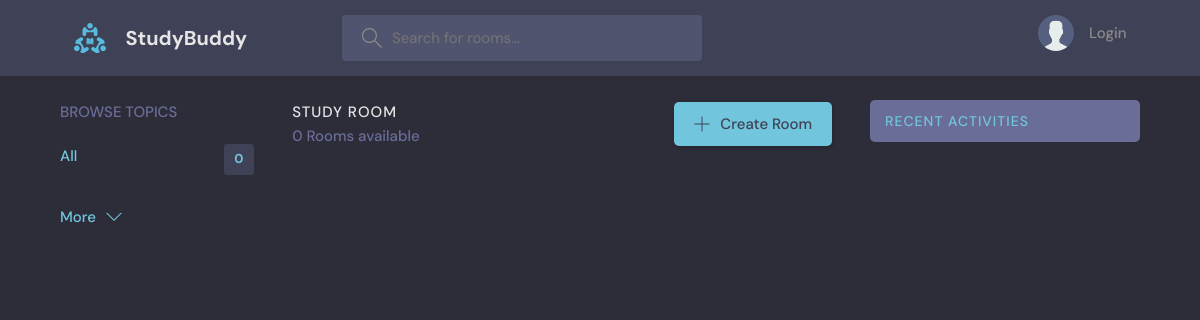
The app's page /, older data.
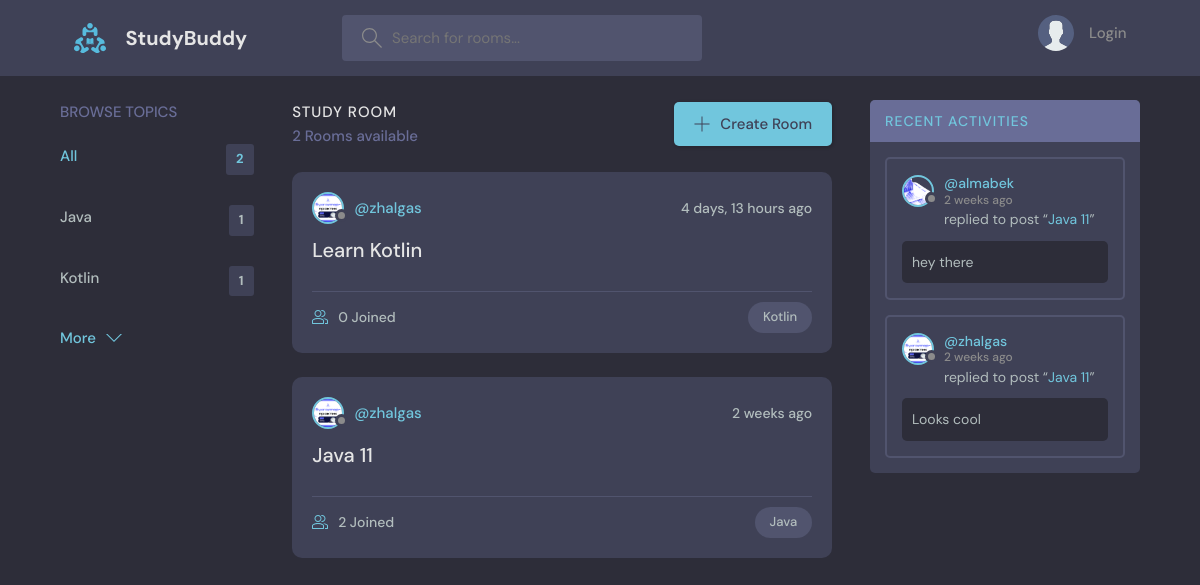
The same page, newer data.
### baseapp/models.py (models this page shows, shortened)
class Topic(models.Model):
    name = models.CharField(max_length = 200)
    approved = models.BooleanField(default = False)

class Room(models.Model):
    host = models.ForeignKey(User, on_delete = SET_NULL, null = True)
    topic = models.ForeignKey(Topic, on_delete = models.SET_NULL, null = True)
    name = models.CharField(max_length = 200)
    description = models.TextField(null = True, blank = True)
    participants = models.ManyToManyField(User, related_name = 'participants', blank = True)
    updated = models.DateTimeField(auto_now = True)
    created = models.DateTimeField(auto_now_add = True)
    approved = models.BooleanField(default = False)
    class Meta:
        ordering = ['-updated', '-created']
    def __str__(self):
        return self.name

class User(AbstractUser):
    name = models.CharField(null = True, max_length = 255)
    email = models.EmailField(null = True, unique = True)
    bio = models.TextField(null = True)
    avatar = models.ImageField(null = True, default = "avatar.svg")
    USERNAME_FIELD = 'email'
    REQUIRED_FIELDS = []

class Message(models.Model):
    user = models.ForeignKey(User, on_delete = models.CASCADE)
    room = models.ForeignKey(Room, on_delete = models.CASCADE)
    body = models.TextField()
    updated = models.DateTimeField(auto_now = True)
    created = models.DateTimeField(auto_now_add = True)
    class Meta:
        ordering = ['-updated', '-created']

### baseapp/views.py (the view)
# urls.py: path('', views.home, name = 'home'),
def home(request):
    q = request.GET.get('q', '')
    rooms = Room.objects.filter(
        (
            Q(topic__name__icontains = q) |
            Q(name__icontains = q) |
            Q(description__icontains = q)
        ) &
        Q(approved = True) &
        Q(topic__approved = True)
    )
    topics = Topic.objects.filter(approved = True)[0:5]
    room_count = rooms.count()
    room_messages = Message.objects.all().filter(
        (
            Q(room__topic__name__icontains = q) |
            Q(room__description__icontains = q) |
            Q(room__name__icontains = q)
        ) &
        Q(room__approved = True) &
        Q(room__topic__approved = True)
    )
    context = {'rooms': rooms, 'topics': topics, 'room_count': room_count, 'room_messages': room_messages}
    return render(request, 'baseapp/home.html', context)

### baseapp/templates/baseapp/home.html (shortened to what this page needs)
{% extends 'main.html' %}
{% block content %}
    <main class="layout layout--3">
      <div class="container">
        {% include 'baseapp/topics_component.html' %}
        <div class="roomList">
          <div class="roomList__header">
            <div>
              <h2>Study Room</h2>
              <p>{{ room_count }} Rooms available</p>
            </div>
            <a class="btn btn--main" href="{% url 'create-room' %}">
              <svg version="1.1" xmlns="http://www.w3.org/2000/svg" width="32" height="32" viewBox="0 0 32 32">
                <title>add</title>
                <path
                  d="M16.943 0.943h-1.885v14.115h-14.115v1.885h14.115v14.115h1.885v-14.115h14.115v-1.885h-14.115v-14.115z"
                ></path>
              </svg>
              Create Room
            </a>
          </div>
            {% include 'baseapp/feeds_component.html' %}
        </div>
        {% include 'baseapp/activity_component.html' %}
      </div>
    </main>
{% endblock content %}

### baseapp/templates/baseapp/topics_component.html
<div class="topics">
  <div class="topics__header">
    <h2>Browse Topics</h2>
  </div>
  <ul class="topics__list">
    <li>
      <a href="{% url 'home' %}" class="active">All <span>{{ topics.count }}</span></a>
    </li>
      {% for topic in topics %}
    <li>
      <a href="{% url 'home' %}?q={{ topic.name }}">{{ topic.name }} <span>{{ topic.room_set.all.count }}</span></a>
    </li>
{% endfor %}
  </ul>
  <a class="btn btn--link" href="{% url 'topics' %}">
    More
    <svg version="1.1" xmlns="http://www.w3.org/2000/svg" width="32" height="32" viewBox="0 0 32 32">
      <title>chevron-down</title>
      <path d="M16 21l-13-13h-3l16 16 16-16h-3l-13 13z"></path>
    </svg>
  </a>
</div>

### baseapp/templates/baseapp/feeds_component.html (shortened to what this page needs)
{%  for room in rooms %}
<div class="roomListRoom">
    <div class="roomListRoom__header">
      <a href="{% url 'user-profile' room.host.id %}" class="roomListRoom__author">
        <div class="avatar avatar--small">
          <img src="{{ room.host.avatar.url }}" />
        </div>
        <span>@{{ room.host.username }}</span>
      </a>
      <div class="roomListRoom__actions">
        <span>{{ room.created|timesince }} ago</span>
      </div>
    </div>
    <div class="roomListRoom__content">
      <a href="{% url 'room' room.id %}">{{ room.name }}</a>
    </div>
    <div class="roomListRoom__meta">
      <a href="{% url 'room' room.id %}" class="roomListRoom__joined">
        {{ room.participants.all.count }} Joined
      </a>
      <p class="roomListRoom__topic">{{ room.topic.name }}</p>
    </div>
</div>
{% endfor %}

### baseapp/templates/baseapp/activity_component.html (shortened to what this page needs)
<div class="activities">
  <div class="activities__header">
    <h2><a href="{% url 'activity' %}">Recent Activities</a></h2>
  </div>
    {% for message in room_messages %}
  <div class="activities__box">
    <div class="activities__boxHeader roomListRoom__header">
      <a href="{% url 'user-profile' message.user.id %}" class="roomListRoom__author">
        <div class="avatar avatar--small">
          <img src="{{ message.user.avatar.url }}" />
        </div>
        <p>
          @{{ message.user.username }}
          <span>{{ message.created|timesince }} ago</span>
        </p>
      </a>
    </div>
    <div class="activities__boxContent">
      <p>replied to post “<a href="{% url 'room' message.room.id %}">{{ message.room }}</a>”</p>
      <div class="activities__boxRoomContent">
        {{ message.body }}
      </div>
    </div>
  </div>
    {% endfor %}
</div>

Row changes from the older to the newer data that the page shows:
now on this page (row edited): Topic: name "Java", room_set.all.count "1"
added Topic: name "Kotlin", room_set.all.count "1"
added Room: host.avatar (picture), host.username "zhalgas", created "4 days, 13 hours", name "Learn Kotlin", participants.all.count "0", topic.name "Kotlin"
now on this page (row edited): Room: host.avatar (picture), host.username "zhalgas", created "2 weeks", name "Java 11", participants.all.count "2", topic.name "Java"
now on this page (row unchanged): Message: user.avatar (picture), user.username "almabek", created "2 weeks", room "Java 11", body "hey there"
now on this page (row unchanged): Message: user.avatar (picture), user.username "zhalgas", created "2 weeks", room "Java 11", body "Looks cool"
Text that changed along with them:
{{ topics.count }}: "0" → "2"
{{ room_count }}: "0" → "2"
